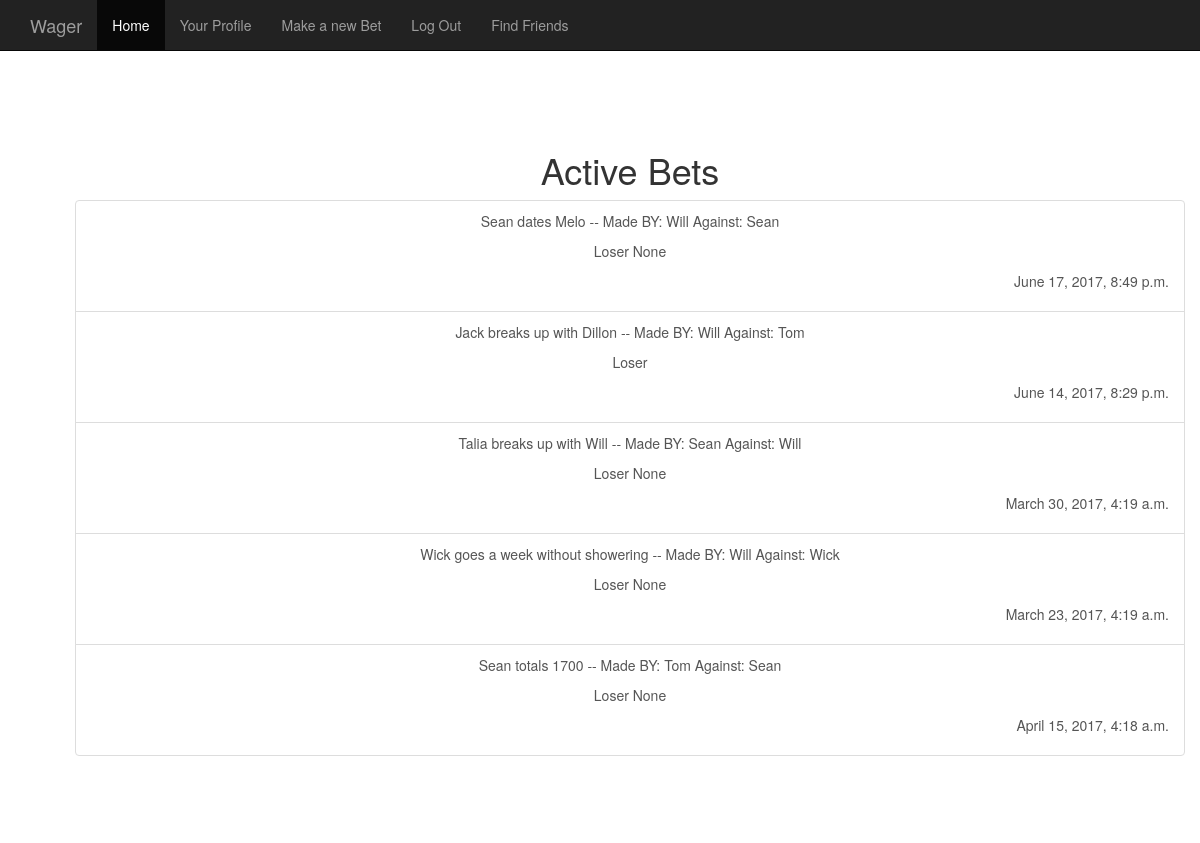
The app's page / (signed in), older data.
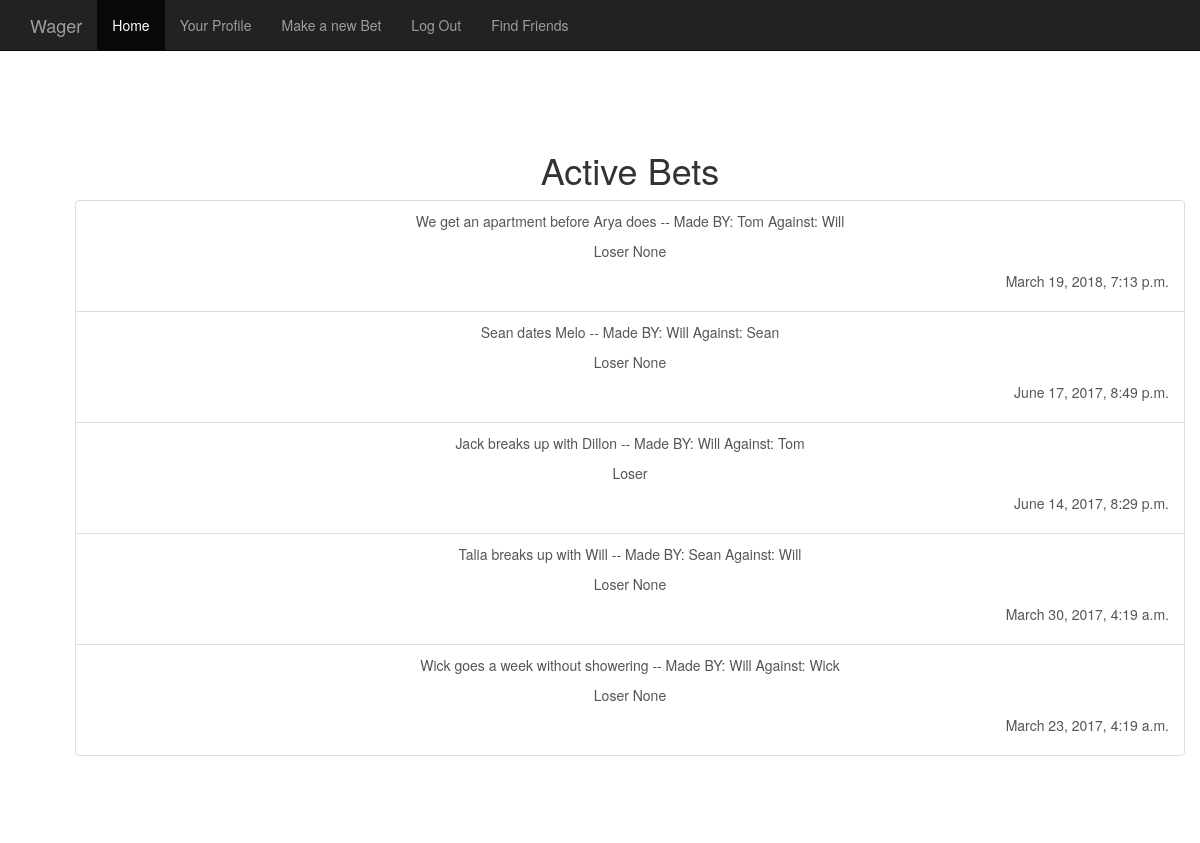
The same page, newer data.
### Wager/models.py (models this page shows, shortened)
class Bet(models.Model):
	user1 = models.ForeignKey(User, on_delete=models.CASCADE, related_name="user1")
	user2 = models.ForeignKey(User, on_delete=models.CASCADE, related_name="user2")
	Terms = models.CharField(max_length=200)
	Stakes = models.CharField(max_length=300)
	Due_date = models.DateTimeField(default=timezone.now()+datetime.timedelta(days=1))
	Winner = models.IntegerField(default=0)
	Status = models.IntegerField()
	Public = models.BooleanField()
	Date_created = models.DateTimeField()

class User(models.Model):
	User_Name = models.CharField(max_length=50)
	Password = models.CharField(max_length=50)
	Date_joined = models.DateTimeField()
	Wins = models.IntegerField(default=0)
	Losses = models.IntegerField(default=0)
	WinPercent = models.IntegerField(default=0)
	LossPercent = models.IntegerField(default=0)

### Wager/views.py (the view)
# urls.py: url(r'^$', views.HomePage, name='HomePage'),
def HomePage(request):
	if ('user' in request.session) and (User.objects.filter(pk=request.session['user']).first() != None):
		u = request.session['user']
		friends = [x.user2_id for x in Relationship.objects.filter(user1_id=u)] + [x.user1_id for x in Relationship.objects.filter(user2_id=u)]
		latest_friends_bets = Bet.objects.filter(Q(user1__pk__in=friends) | Q(user2__pk__in=friends)).order_by('-Date_created')[:5]
		context = {'latest_bet_list': latest_friends_bets}
		return render(request, 'User_Profiles/LoggedIn_HomePage.html', context)
	else:
		latest_bet_list = Bet.objects.filter(Public=True).order_by('-Date_created')[:5]
		context = {'latest_bet_list': latest_bet_list}
		return render(request, 'User_Profiles/Not_LoggedIn_HomePage.html', context)

### Wager/templates/User_Profiles/LoggedIn_HomePage.html (shortened to what this page needs)
{% extends 'User_Profiles/HomePage_Base.html' %}
{% load static %}
{% block login %}
<li><a href="/Profile/">Your Profile</a></li>
<li><a href="/NewBet/">Make a new Bet</a></li>
<li><a href="/SetLoggedOut/">Log Out</a></li>
<li><a href="/FindFriends/">Find Friends</a></li>
{% endblock %}
{% block content %}
<div class="container">
	<div class="starter-template">
	  <h1>Active Bets</h1>
	  <div class="list-group">
	  	{% if latest_bet_list %}
		    {% for bet in latest_bet_list %}
		        <a href="#", class="list-group-item">
		          <p>{{ bet.Terms }} -- Made BY: {{ bet.user1.User_Name }} Against: {{  bet.user2.User_Name }}</p>
		          <p>Loser {{ bet.Stakes }}</p>
		          <p align="right">{{ bet.Due_date }}</p>
		        </a>
		    {% endfor %}
	    {% endif %}
	  </div>
	</div>
</div>
{% endblock %}

### Wager/templates/User_Profiles/HomePage_Base.html (shortened to what this page needs)
<!DOCTYPE html>
<html lang="en">
  <head>
  {% load static %}
    <link href="{% static 'User_Profiles/css/bootstrap.min.css' %}" rel="stylesheet">
    <link href="{% static 'User_Profiles/starter-template.css' %}" rel="stylesheet">
  </head>
  <body>
    <nav class="navbar navbar-inverse navbar-fixed-top">
      <div class="container">
        <div class="navbar-header">
          <a class="navbar-brand" href="#">Wager</a>
        </div>
        <div id="navbar" class="collapse navbar-collapse">
          <ul class="nav navbar-nav">
            <li class="active"><a href="#">Home</a></li>
            {% block login %}
            {% endblock %}
          </ul>
        </div>
      </div>
    </nav>
    <div class="container">
      <div class="starter-template">
        {% block content %}
        {% endblock %}
      </div>
    </div>
  </body>
</html>

### Wager/static/User_Profiles/starter-template.css (style rules this page uses)
body { padding-top: 50px; }
.starter-template { padding: 40px 15px; text-align: center; }

Row changes from the older to the newer data that the page shows:
no longer on this page (row unchanged): Bet: Terms "Sean totals 1700", user1.User_Name "Tom", user2.User_Name "Sean", Stakes "None", Due_date "April 15, 2017, 4:18 a.m."
added Bet: Terms "We get an apartment before Arya does", user1.User_Name "Tom", user2.User_Name "Will", Stakes "None", Due_date "March 19, 2018, 7:13 p.m."
